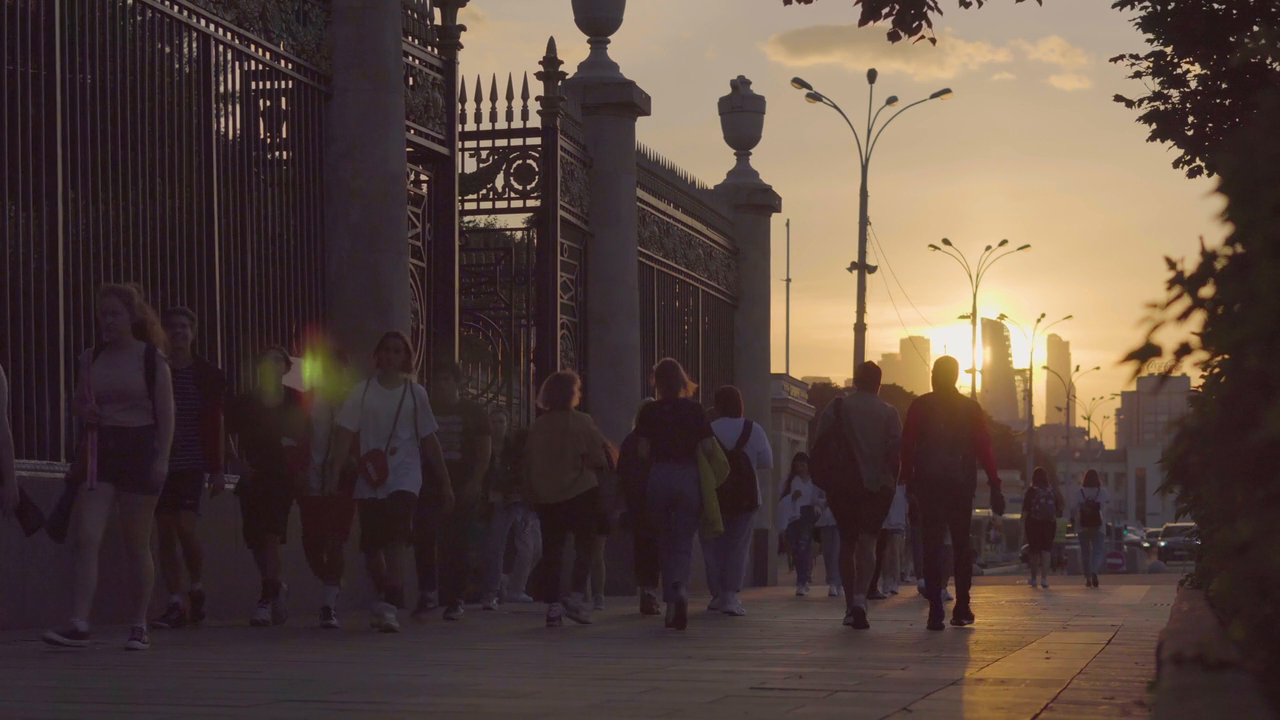
#> input picture frame 24 of others/1/70203/rikadai kadai python/dataset/videos/People - 84973.mp4, 1280 x 720 px
$ python 6324034_final_exam.py
#> lines starting #> are read from the running program, lines starting #| are printed output that depends on the picture
#> in task2_thumbnail, frame is the input picture: shape (720, 1280, 3); mean B, G, R 61.9, 68.5, 85.7
# =====================================================================
# 計算機科学応用演習 final exam
# 6324034 木村 竜輝
#
# 課題1: 動画の読み込み(サイズ・FPS・総フレーム数)
# 課題2: サムネイル画像の作成(代表フレーム選択)
# 課題3: ファイル名のパース(タイトルと ID)
# 課題4: 色反転と動画の保存(0.3 倍リサイズ)
# 課題5: 音声の可視化(スペクトログラム)
# 課題6: n-gram(2-gram / stop words 除去)
# 課題7: 動画の変わり目検出(フレーム間差分)
# 課題8: オブジェクト指向(Video クラス・高階関数)
# =====================================================================

import os
import re
from collections import Counter

import cv2
import numpy as np
import matplotlib.pyplot as plt
from scipy.io import wavfile
from scipy import signal

# ---------------------------------------------------------------------
# パス設定
# 課題指定の Colab パスを既定とし、環境変数 DATASET_ROOT があれば
# ローカル実行用に差し替える(Colab では未設定なので指定パスになる)
# ---------------------------------------------------------------------
DATASET_ROOT = os.environ.get(
    "DATASET_ROOT", "/content/drive/MyDrive/Colab Notebooks"
)
VIDEO_DIR = os.path.join(DATASET_ROOT, "dataset", "videos")
AUDIO_DIR = os.path.join(DATASET_ROOT, "dataset", "audio")
TEXT_DIR = os.path.join(DATASET_ROOT, "dataset", "text")
VIDEO_OUT_DIR = os.path.join(VIDEO_DIR, "output")
IMAGE_OUT_DIR = os.path.join(DATASET_ROOT, "dataset", "images", "output")

STUDENT_ID = "6324034"

PEOPLE_VIDEO = os.path.join(VIDEO_DIR, "People - 84973.mp4")
CAT_VIDEO = os.path.join(VIDEO_DIR, "Cat - 66004.mp4")
DETECTION_VIDEO = os.path.join(VIDEO_DIR, "Detection.mp4")
REPORT_AUDIO = os.path.join(AUDIO_DIR, "report_audio.wav")
TEXT_ENGLISH = os.path.join(TEXT_DIR, "text_english.txt")


# =====================================================================
# 課題1: 動画の読み込み
# =====================================================================
def task1_video_info(video_path):
    """動画を読み込み、縦・横のサイズ、FPS、総フレーム数を出力する。"""
    cap = cv2.VideoCapture(video_path)
    if not cap.isOpened():
        raise IOError(f"動画を開けません: {video_path}")
    width = int(cap.get(cv2.CAP_PROP_FRAME_WIDTH))
    height = int(cap.get(cv2.CAP_PROP_FRAME_HEIGHT))
    fps = cap.get(cv2.CAP_PROP_FPS)
    frame_count = int(cap.get(cv2.CAP_PROP_FRAME_COUNT))
    cap.release()

    print(f"横のサイズ: {width}")
    print(f"縦のサイズ: {height}")
    print(f"FPS: {fps}")
    print(f"総フレーム数: {frame_count}")
    return width, height, fps, frame_count


# =====================================================================
# 課題2: サムネイル画像の作成
# 中央フレームではなく「代表フレーム」を自作の基準で選ぶ:
# 動画全体の平均ヒストグラムに最も近いヒストグラムを持つフレーム
# =====================================================================
def compute_gray_histogram(frame, bins=64):
    """フレームのグレースケール正規化ヒストグラムを返す。"""
#> called with bins = 64
    gray = cv2.cvtColor(frame, cv2.COLOR_BGR2GRAY)
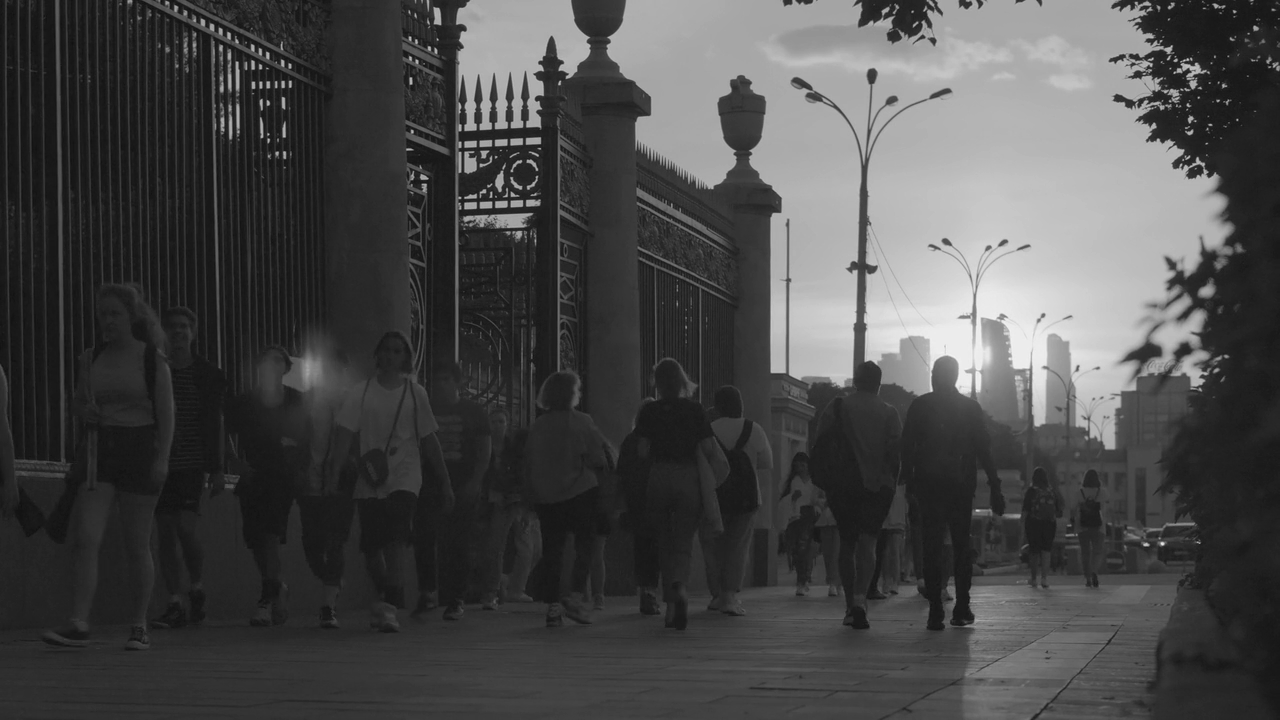
#> gray: shape (720, 1280); min 15, max 244, mean 72.9
    hist, _ = np.histogram(gray, bins=bins, range=(0, 256))
#> hist = 64 values, max 92332 at index 8, min 0 at index 0, mean 14400
    hist = hist.astype(np.float64)
    total = hist.sum()
#> total = 921600
    if total > 0:
        hist = hist / total
#> hist = 64 values, max 0.1 at index 8, min 0 at index 0, mean 0.0156
    return hist


def task2_thumbnail(video_path, out_path, sample_step=5):
    """動画の代表フレームをサムネイルとして保存する。

    全フレームを sample_step 間隔でサンプリングし、各フレームの
    グレースケールヒストグラムを計算する。全サンプルの平均ヒスト
    グラムに L2 距離が最も近いフレームを「動画全体を最もよく代表
    するフレーム」として選択する。
    """
    cap = cv2.VideoCapture(video_path)
    if not cap.isOpened():
        raise IOError(f"動画を開けません: {video_path}")

    histograms = []
    frame_indices = []
    index = 0
    while True:
        ret, frame = cap.read()
        if not ret:
            break
        if index % sample_step == 0:
            histograms.append(compute_gray_histogram(frame))
            frame_indices.append(index)
        index += 1

    hist_array = np.array(histograms)
    mean_hist = hist_array.mean(axis=0)
    distances = np.linalg.norm(hist_array - mean_hist, axis=1)
    best_index = frame_indices[int(np.argmin(distances))]

    cap.set(cv2.CAP_PROP_POS_FRAMES, best_index)
    ret, best_frame = cap.read()
    cap.release()
    if not ret:
        raise IOError(f"フレーム {best_index} を読み込めません")

    cv2.imwrite(out_path, best_frame)
    print(f"代表フレーム番号: {best_index}")
    print(f"サムネイルを保存しました: {out_path}")
    return best_index, best_frame


# =====================================================================
# 課題3: ファイル名のパース
# =====================================================================
# [91 lines left out: functions task3_parse_filename, task4_reverse_video, task5_spectrogram, not called in this run]


# =====================================================================
# 課題6: n-gram
# =====================================================================
# 6-b で用いる stop words(冠詞・be 動詞・前置詞・接続詞・代名詞など、
# 文の内容よりも文法機能を担う高頻度語を自分で設計した)
STOP_WORDS = {
    "the", "a", "an", "is", "are", "was", "were", "be", "been", "being",
    "of", "to", "in", "and", "or", "but", "on", "at", "by", "for",
    "with", "from", "as", "that", "this", "these", "those", "it", "its",
    "he", "she", "they", "them", "his", "her", "their", "we", "you",
    "i", "my", "your", "our", "not", "no", "so", "if", "than", "then",
    "there", "here", "have", "has", "had", "do", "does", "did", "will",
    "would", "can", "could", "shall", "should", "may", "might", "must",
    "am", "into", "up", "down", "out", "about", "over", "under", "all",
    "any", "each", "which", "who", "whom", "what", "when", "where",
    "how", "why", "s", "t",
}


def tokenize(text):
    """テキストを小文字化し、英単語のみを取り出す。"""
    return re.findall(r"[a-z]+", text.lower())


def build_2grams(words):
    """単語列から連続する 2 語の組(2-gram)のリストを作る。"""
    return [f"{words[i]} {words[i + 1]}" for i in range(len(words) - 1)]


# [129 lines left out: functions plot_top_2grams, task6a_2gram, task6b_2gram_no_stopwords, task7_frame_differences, task7a_plot_differences, detect_by_mean_std and 3 more, not called in this run]


# =====================================================================
# 課題8: オブジェクト指向(Video クラス・高階関数)
# =====================================================================
def invert_frame(frame):
    """フレームの色を反転する(課題 4 と同じ処理)。"""
    return 255 - frame


# [11 lines left out: functions grayscale_frame, binarize_frame, not called in this run]


class Video:
    """動画 1 本を表すクラス。

    インスタンス変数:
        path      -- 動画ファイルのパス
        title     -- ファイル名から取り出したタイトル
        video_id  -- ファイル名から取り出した ID
        thumbnail -- 代表フレームの画像(numpy 配列)
    """

    # [62 lines left out: functions __init__, parse_filename, create_thumbnail, get_info, process_video, not called in this run]

    def create_inverse_video(self, out_path, scale=0.3):
        """色反転動画を作成する(process_video に invert_frame を渡す)。"""
        return self.process_video(invert_frame, out_path, scale=scale)


# [26 lines left out: function task2_thumbnail_frame, not called in this run]


# =====================================================================
# メイン処理
# =====================================================================
def main():
    os.makedirs(VIDEO_OUT_DIR, exist_ok=True)
    os.makedirs(IMAGE_OUT_DIR, exist_ok=True)

    print("=" * 60)
    print("課題1: 動画の読み込み")
    print("=" * 60)
    task1_video_info(PEOPLE_VIDEO)

    print()
    print("=" * 60)
    print("課題2: サムネイル画像の作成")
    print("=" * 60)
    thumb_path = os.path.join(IMAGE_OUT_DIR, f"{STUDENT_ID}_thumbnail.jpg")
    task2_thumbnail(PEOPLE_VIDEO, thumb_path)

    print()
    print("=" * 60)
    print("課題3: ファイル名のパース")
    print("=" * 60)
    task3_parse_filename("People - 84973.mp4")
    task3_parse_filename("Cat - 66004.mp4")

    print()
    print("=" * 60)
    print("課題4: 色反転と動画の保存")
    print("=" * 60)
    reverse_path = os.path.join(VIDEO_OUT_DIR, f"{STUDENT_ID}_cat_reverse.mp4")
    task4_reverse_video(CAT_VIDEO, reverse_path, scale=0.3)

    print()
    print("=" * 60)
    print("課題5: 音声の可視化")
    print("=" * 60)
    spec_path = os.path.join(IMAGE_OUT_DIR, f"{STUDENT_ID}_spectrogram.jpg")
    task5_spectrogram(REPORT_AUDIO, spec_path)

    print()
    print("=" * 60)
    print("課題6-a: 2-gram")
    print("=" * 60)
    gram_path = os.path.join(IMAGE_OUT_DIR, f"{STUDENT_ID}_2gram_graph.jpg")
    task6a_2gram(TEXT_ENGLISH, gram_path)

    print()
    print("=" * 60)
    print("課題6-b: stop words 除去")
    print("=" * 60)
    gram_sw_path = os.path.join(
        IMAGE_OUT_DIR, f"{STUDENT_ID}_2gram_graph_no_stopwords.jpg"
    )
    task6b_2gram_no_stopwords(TEXT_ENGLISH, gram_sw_path)

    print()
    print("=" * 60)
    print("課題7: 動画の変わり目検出")
    print("=" * 60)
    diffs = task7_frame_differences(DETECTION_VIDEO)
    print(f"フレーム間変化量の数: {len(diffs)}")
    diff_plot_path = os.path.join(IMAGE_OUT_DIR, f"{STUDENT_ID}_framediff.jpg")
    task7a_plot_differences(diffs, diff_plot_path)

    print("--- 方法1: 平均 + 3×標準偏差 ---")
    threshold, frames_std = detect_by_mean_std(diffs, k=3.0)
    print(f"閾値: {threshold:.1f}")
    print(f"検出フレーム: {frames_std.tolist()}")

    print("--- 方法2: 変化量上位3ピーク ---")
    frames_peak = detect_by_top_peaks(diffs, n_peaks=3)
    print(f"検出フレーム: {frames_peak.tolist()}")

    print("--- 方法3: 移動平均基準 ---")
    frames_ma = detect_by_moving_average(diffs, window=15, k=4.0)
    print(f"検出フレーム: {frames_ma.tolist()}")

    save_boundary_frames(DETECTION_VIDEO, frames_peak, IMAGE_OUT_DIR,
                         f"{STUDENT_ID}_boundary")

    print()
    print("=" * 60)
    print("課題8: Video クラスの動作確認")
    print("=" * 60)
    video = Video(PEOPLE_VIDEO)
    video.parse_filename()
    thumb_index = video.create_thumbnail()
    info = video.get_info()
    print(f"path: {info['path']}")
    print(f"title: {info['title']}")
    print(f"video_id: {info['video_id']}")
    print(f"thumbnail: フレーム {thumb_index}, "
          f"形状 {info['thumbnail'].shape}")

    cat = Video(CAT_VIDEO)
    cat.parse_filename()
    print("--- 高階関数による動画処理 ---")
    for func, name in [(binarize_frame, "binary"),
                       (grayscale_frame, "gray"),
                       (invert_frame, "reverse_hof")]:
        out = os.path.join(VIDEO_OUT_DIR, f"{STUDENT_ID}_cat_{name}.mp4")
        cat.process_video(func, out, scale=0.3)
        print(f"{name}: {out}")


if __name__ == "__main__":
    main()

$ run again, starting later in the video
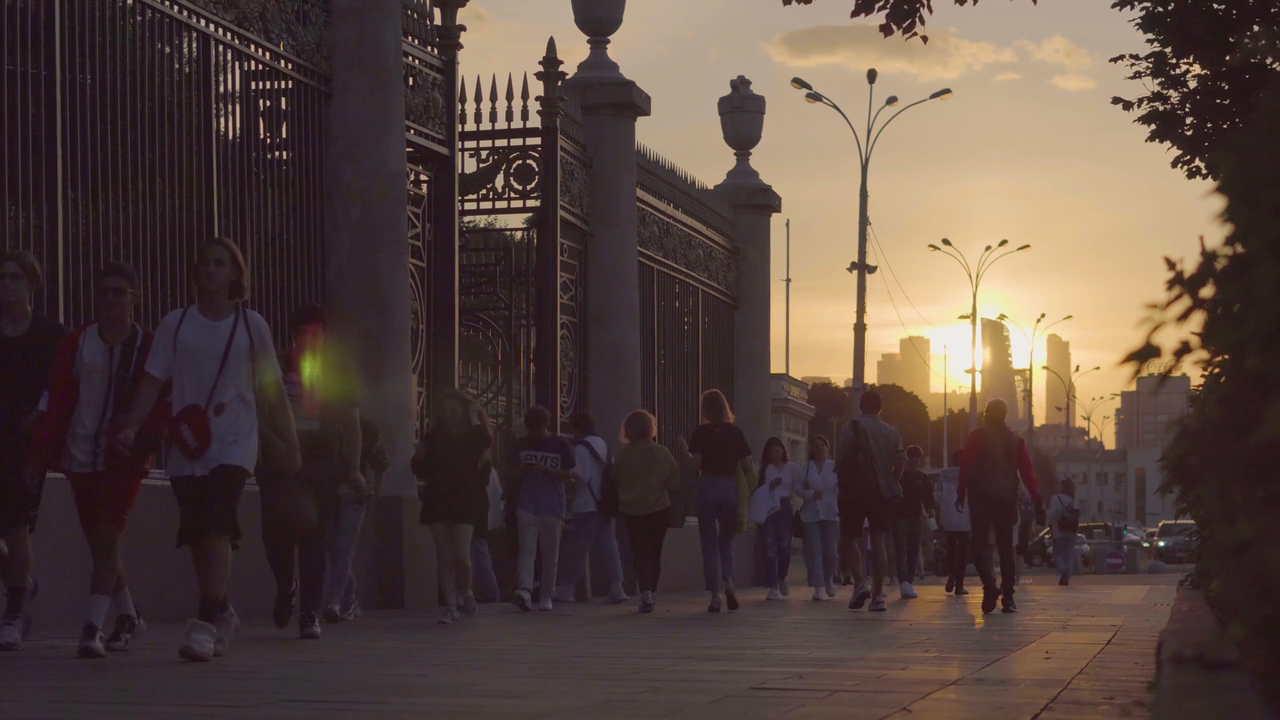
#> input picture frame 108 of others/1/70203/rikadai kadai python/dataset/videos/People - 84973.mp4, 1280 x 720 px
#> in task2_thumbnail, frame is the input picture: shape (720, 1280, 3); mean B, G, R 63.1, 69.2, 86.4
#> in compute_gray_histogram, `gray = cv2.cvtColor(frame, cv2.COLOR_BGR2GRAY)`:
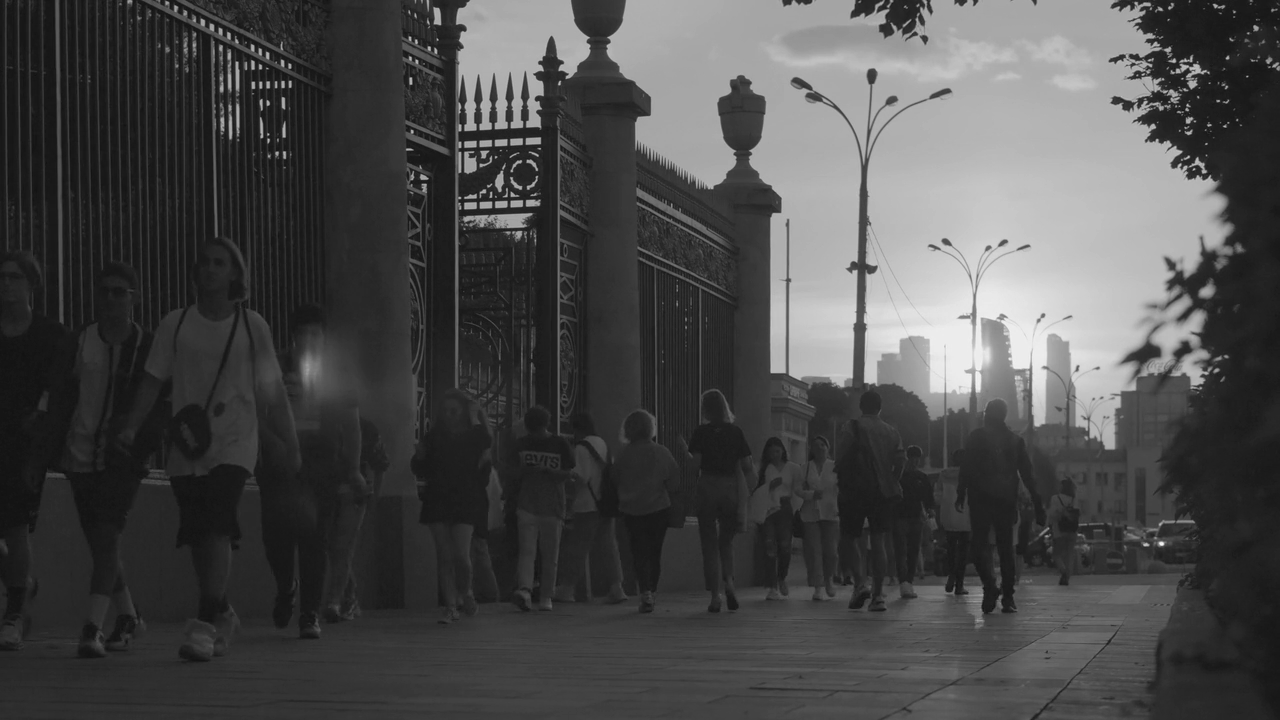
#> gray: shape (720, 1280); min 13, max 247, mean 73.7
#> in compute_gray_histogram, `hist, _ = np.histogram(gray, bins=bins, range=(0, 256))`: hist = 64 values, max 83876 at index 8, min 0 at index 0, mean 14400
#> total = 921600
#> in compute_gray_histogram, `hist = hist / total`: hist = 64 values, max 0.091 at index 8, min 0 at index 0, mean 0.0156

$ run again, starting later in the video
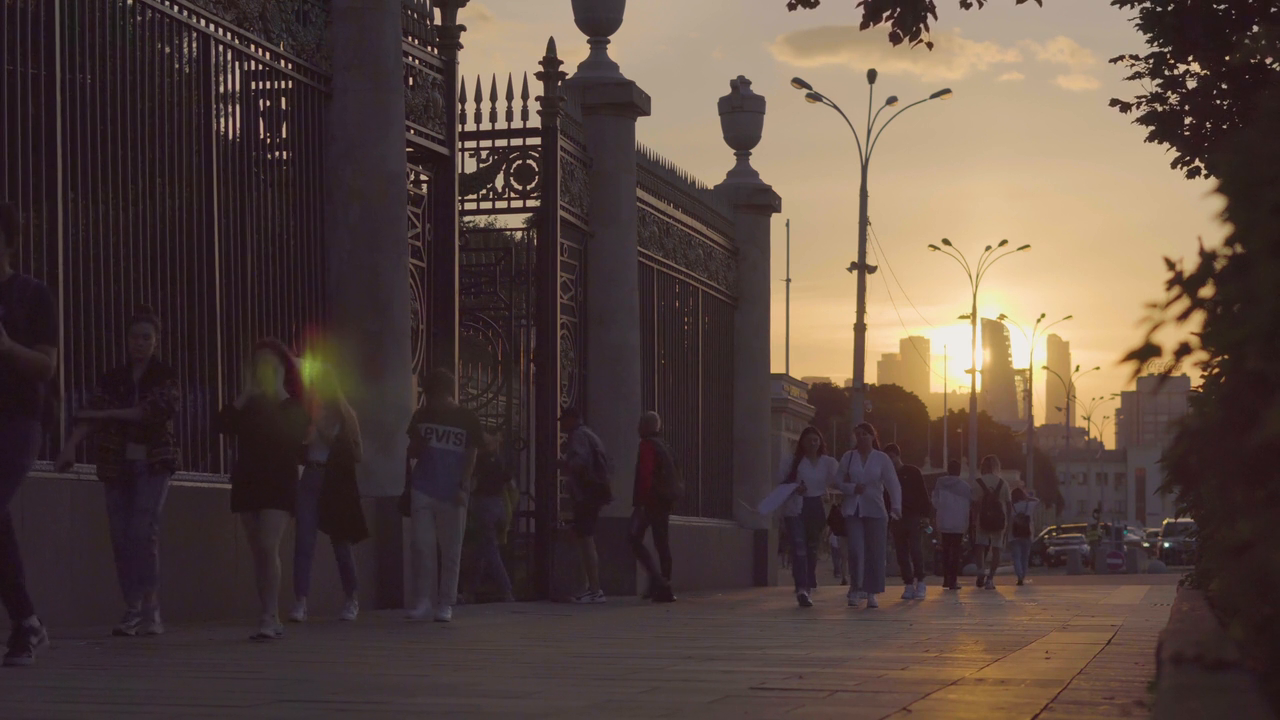
#> input picture frame 192 of others/1/70203/rikadai kadai python/dataset/videos/People - 84973.mp4, 1280 x 720 px
#> in task2_thumbnail, frame is the input picture: shape (720, 1280, 3); mean B, G, R 63.4, 69.8, 87
#> in compute_gray_histogram, `gray = cv2.cvtColor(frame, cv2.COLOR_BGR2GRAY)`:
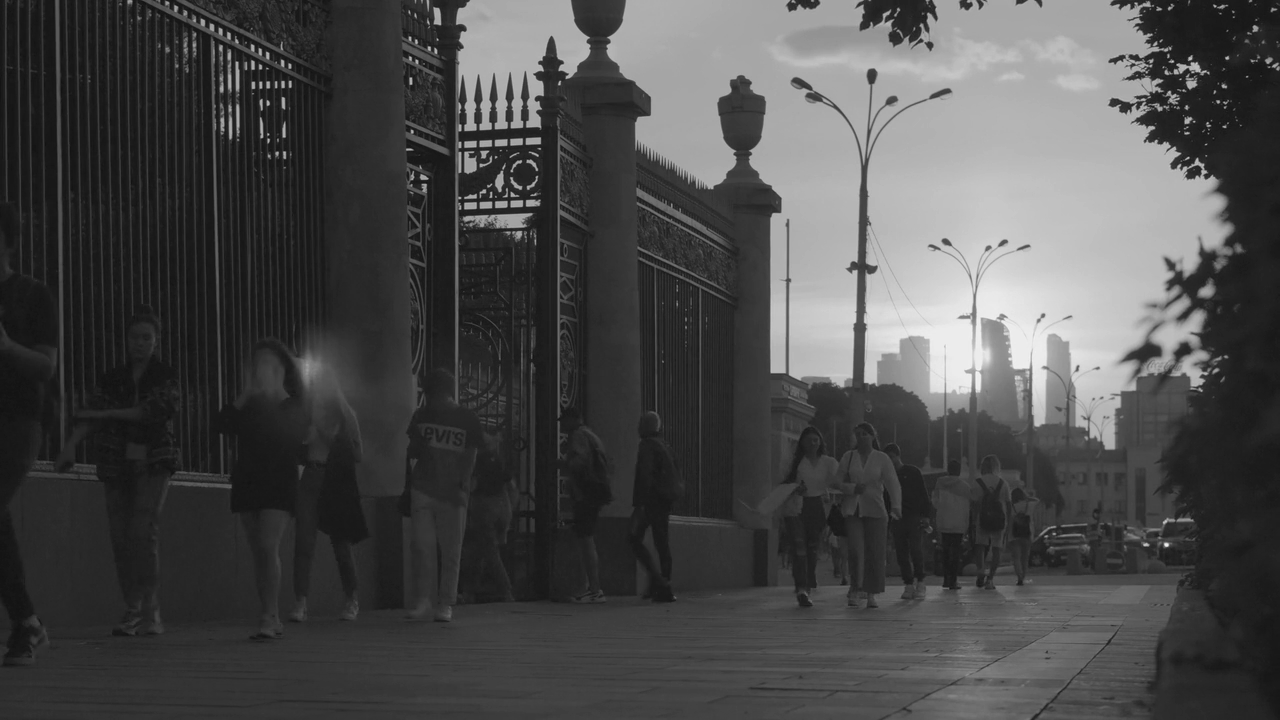
#> gray: shape (720, 1280); min 16, max 245, mean 74.3
#> in compute_gray_histogram, `hist, _ = np.histogram(gray, bins=bins, range=(0, 256))`: hist = 64 values, max 82175 at index 6, min 0 at index 0, mean 14400
#> total = 921600
#> in compute_gray_histogram, `hist = hist / total`: hist = 64 values, max 0.0892 at index 6, min 0 at index 0, mean 0.0156
